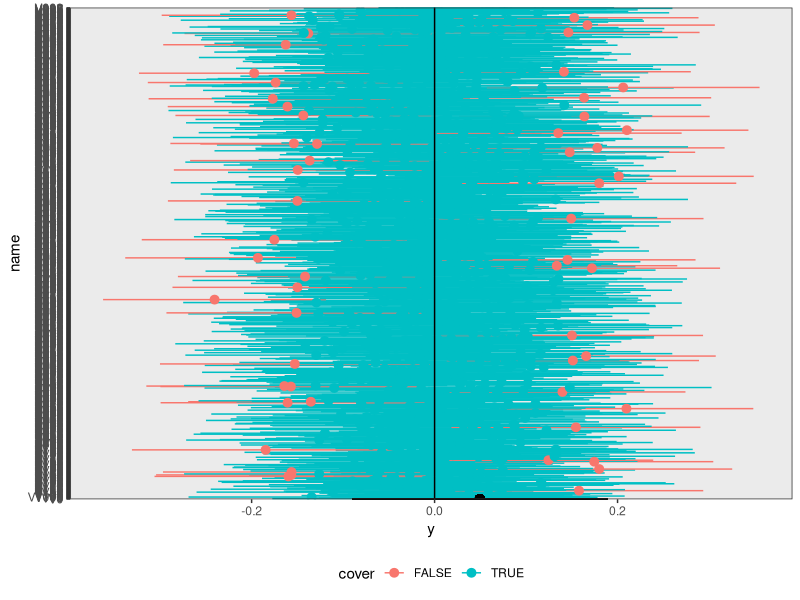
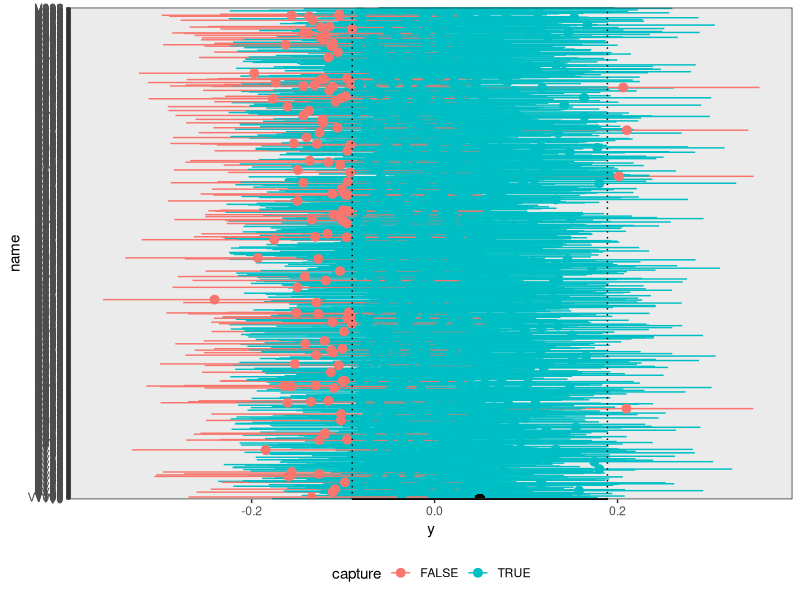
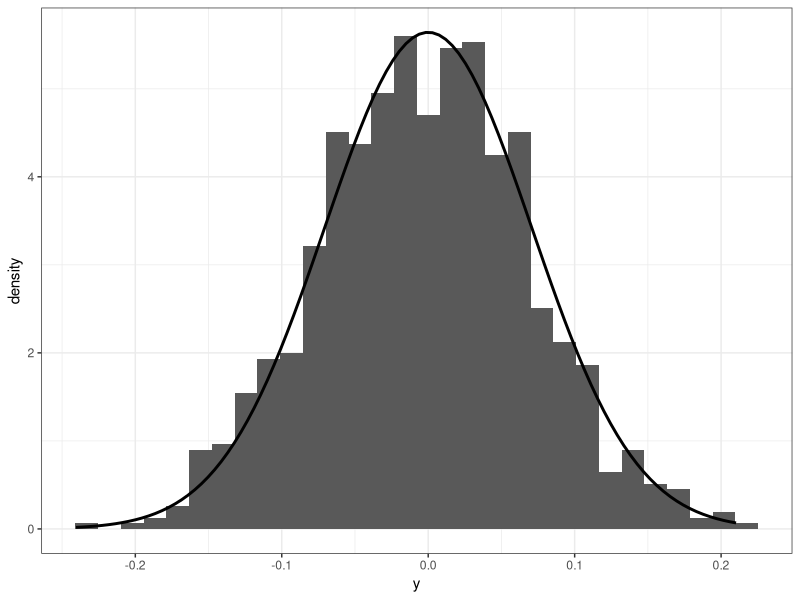

Recreate these plots in R, in order.
library(tidyverse)
theme_set(theme_bw())
theme_update(legend.position = "bottom")

set.seed(986)

n_samples <- 1000
sample_size <- 200
mu <- 0
sigma <- 1

sample0 <- rnorm(sample_size, mean = mu, sd = sigma)
CI0 <- mean_cl_normal(sample0)

rnorm(n_samples * sample_size, mean = mu, sd = sigma) %>%
    matrix(nrow = sample_size) %>%
    as_tibble() %>%
    pivot_longer(cols = everything()) %>%
    summarise(mean_cl_normal(value),
              .by = name) %>%
    mutate(cover = ifelse(ymin < mu & mu < ymax, TRUE, FALSE),
           capture = ifelse(CI0$ymin < y & y < CI0$ymax, TRUE, FALSE)) -> sim

sim %>% pull(cover) %>% mean()
sim %>% pull(capture) %>% mean()

sim %>%
    ggplot() +
    geom_pointrange(aes(y = name, x = y,
                        xmin = ymin, xmax = ymax,
                        color = cover)) +
    geom_pointrange(data = NULL,
                    aes(y = "V0", x = CI0$y,
                        xmin = CI0$ymin, xmax = CI0$ymax)) +
    geom_vline(xintercept = mu)

sim %>%
    ggplot() +
    geom_pointrange(aes(y = name, x = y,
                        xmin = ymin, xmax = ymax,
                        color = capture)) +
    geom_pointrange(data = NULL,
                    aes(y = "V0", x = CI0$y,
                        xmin = CI0$ymin, xmax = CI0$ymax)) +
    geom_vline(xintercept = c(CI0$ymin, CI0$ymax),
               linetype = "dotted")

sim %>%
    ggplot() +
    geom_histogram(aes(x = y, y = after_stat(density))) +
    geom_function(fun = dnorm,
                  args = list(mean = mu, sd = sigma / sqrt(sample_size)),
                  linewidth = 1)
